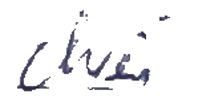
#> input picture data/chien.png, 202 x 110 px
$ jupyter execute --allow-errors test.ipynb   (shell and % lines are left out)
#> lines starting #> are read from the running program, lines starting #| are printed output that depends on the picture; after the words box and inside, x2 and y2 are one past the last pixel; in counts of white or black regions, pixels touching at a corner belong together
[cell 1]
import sys
sys.path.append('./sigver_wiwd/')

[cell 2]
import numpy as np
import cv2
from preprocess.normalize import preprocess_signature
import signet
from cnn_model import CNNModel
from sklearn.metrics.pairwise import cosine_similarity


# Load image and HSV color threshold


def get_mask(path):
#> called with path = 'data/chien.png'
    image = cv2.imread(path)
#> image is the input picture: shape (110, 202, 3); mean B, G, R 244.8, 243.2, 243.2
    hsv = cv2.cvtColor(image, cv2.COLOR_BGR2HSV)
#> hsv: shape (110, 202, 3); mean H, S, V 11.1, 3.9, 244.8
    lower = np.array([90, 38, 0])
    upper = np.array([145, 255, 255])
    mask = cv2.inRange(hsv, lower, upper)
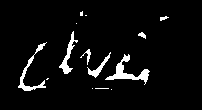
#> mask: shape (110, 202); 5.1% white; 14 white regions (7 under 20 px), largest, box (x1, y1, x2, y2) and area: (105, 54, 150, 85) 372, (18, 42, 47, 91) 258, (59, 31, 78, 74) 218
    return mask
def get_features(mask):
    # Maximum signature size (required for the SigNet models):
    canvas_size = (952, 1360)

    # Load and pre-process the signature

    processed = preprocess_signature(mask, canvas_size)

    # Load the model
    model_weight_path = 'models/signet.pkl'
    model = CNNModel(signet, model_weight_path)

    # Use the CNN to extract features
    feature_vector = model.get_feature_vector(processed)
    return feature_vector
def similar_vector(vector1,vector2):
    return cosine_similarity(vector1, vector2)

[cell 3]
mask1 = get_mask('data/chien.png')
mask2 = get_mask('data/cuong.png')
#> call 2 of get_mask, with path = 'data/cuong.png'
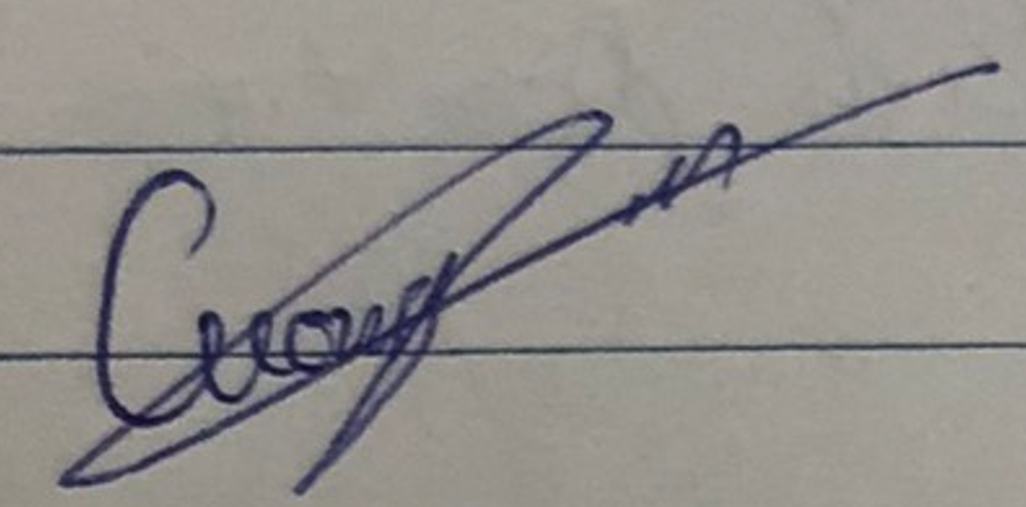
#> input picture data/cuong.png, 1026 x 507 px
#> in get_mask, image is the input picture: shape (507, 1026, 3); mean B, G, R 140.6, 144.5, 147.7
#> in get_mask (call 2), `hsv = cv2.cvtColor(image, cv2.COLOR_BGR2HSV)`: hsv: shape (507, 1026, 3); mean H, S, V 36.9, 20.4, 149.5
#> in get_mask (call 2), `mask = cv2.inRange(hsv, lower, upper)`:
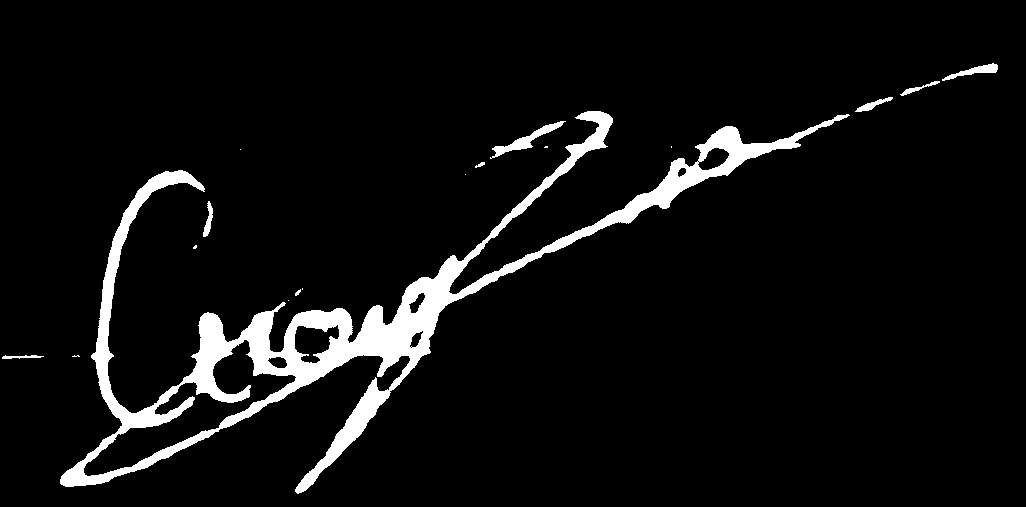
#> mask: shape (507, 1026); 6% white; 17 white regions (8 under 20 px), largest, box (x1, y1, x2, y2) and area: (60, 111, 850, 494) 29803, (490, 121, 566, 159) 597, (942, 63, 998, 81) 328
